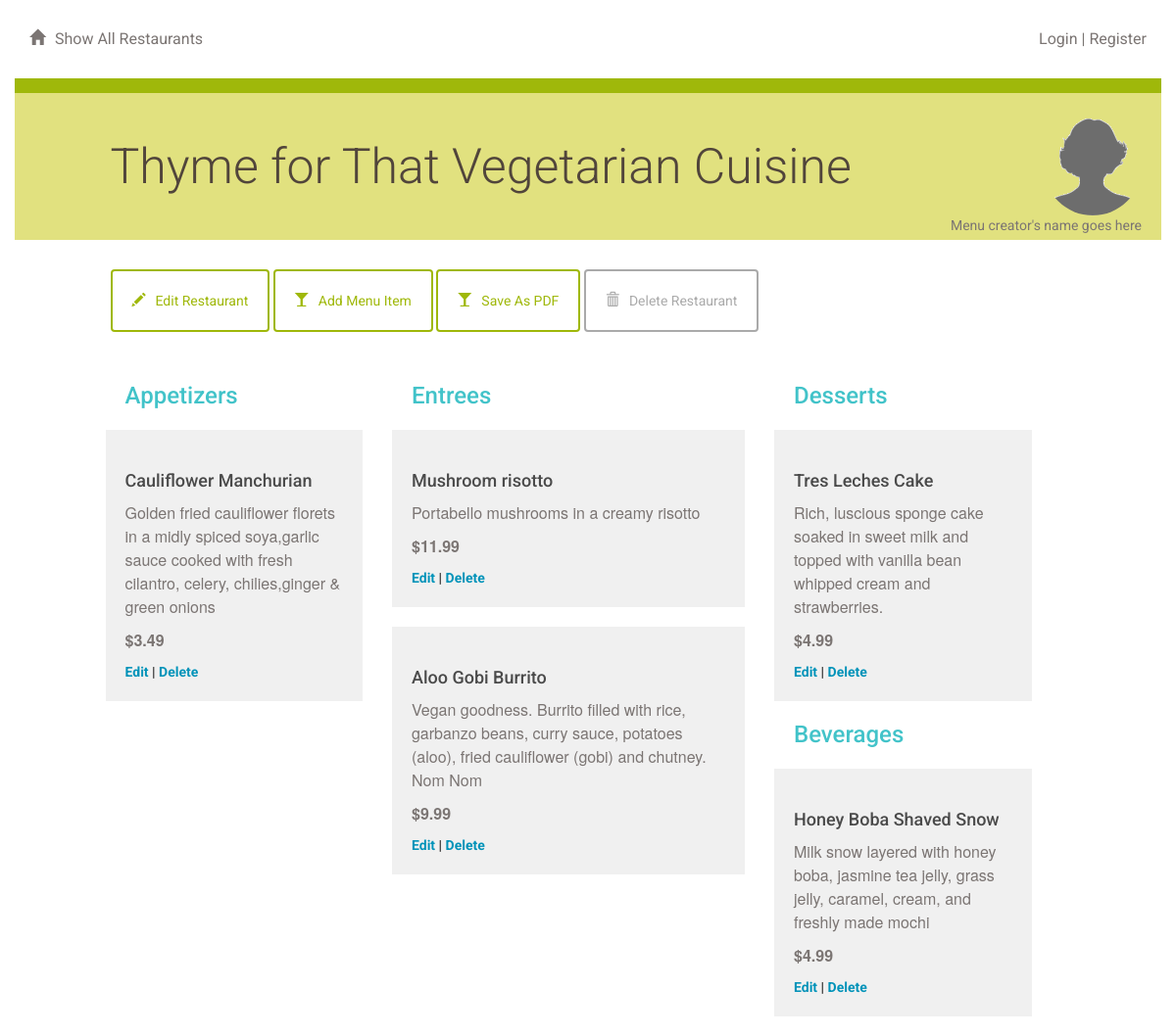
Page /restaurant/4/menu/ on the committed database.
### project/models.py (models this page shows, shortened)
class Restaurant(db.Model):
    id = db.Column(db.Integer, primary_key=True)
    name = db.Column(db.String(250), nullable=False)

class MenuItem(db.Model):
    name = db.Column(db.String(80), nullable=False)
    id = db.Column(db.Integer, primary_key=True)
    description = db.Column(db.String(250))
    price = db.Column(db.String(8))
    course = db.Column(db.String(250))
    restaurant_id = db.Column(db.Integer, db.ForeignKey('restaurant.id'))
    restaurant = db.    relationship(Restaurant)

### project/main.py (the view)
@main.route('/restaurant/<int:restaurant_id>/')
@main.route('/restaurant/<int:restaurant_id>/menu/')
def showMenu(restaurant_id):
    restaurant = db.session.query(Restaurant).filter_by(id=restaurant_id).one()
    items = db.session.query(MenuItem).filter_by(
        restaurant_id=restaurant_id).all()
    return render_template('menu.html', items=items, restaurant=restaurant)

### project/templates/menu.html (shortened to what this page needs)
{% extends "main.html" %}
{% block content %}
{% include "header.html" %}
	<div class="row divider green">
		<div class="col-md-12"></div>
	</div>
	<div class="row banner menu">
		<div class="col-md-11 col-md-offset-1 padding-none">
			<h1>{{ restaurant.name }}
			<figure class="creator">
				<img src="{{ url_for('static', filename='blank_user.gif') }}">
				<figcaption>Menu creator's name goes here</figcaption>
			</figure>
			</h1>
		</div>
	</div>
	<div class="row padding-top padding-bottom">
		<div class="col-md-1"></div>
		<div class="col-md-11 padding-none">
			<a href="{{url_for('main.editRestaurant', restaurant_id = restaurant.id )}}">
				<button class="btn btn-default" id="new-menu-item">
					<span class="glyphicon glyphicon-pencil" aria-hidden="true"></span>Edit Restaurant
				</button>
			</a>
			<a href="{{url_for('main.newMenuItem', restaurant_id = restaurant.id )}}">
				<button class="btn btn-default" id="new-menu-item">
					<span class="glyphicon glyphicon-glass" aria-hidden="true"></span>Add Menu Item
				</button>
			</a>
			<a href="{{url_for('main.print_pdf', restaurant_id=restaurant.id )}}">
				<button class="btn btn-default" id="pdf">
					<span class="glyphicon glyphicon-glass" aria-hidden="true"></span>Save As PDF
				</button>
			</a>
						<a href="{{url_for('main.deleteRestaurant', restaurant_id = restaurant.id )}}">
				<button class="btn btn-default delete" id="delete-restaurant">
					<span class="glyphicon glyphicon-trash" aria-hidden="true"></span>Delete Restaurant
				</button>
			</a>
		</div>
		<div class="col-md-7"></div>
	</div>
	{% if items !=[] %}
		<div class="row">
			<div class="col-md-1"></div>
			<div class="col-md-3">
				<h2>Appetizers</h2>
					{% for i in items %}
						{% if i.course == 'Appetizer' %}
							<div class="menu-item">
								<h3>{{i.name}}</h3>
								<p>{{i.description}}</p>
								<p class="menu-price">{{i.price}}</p>
								<a href='{{url_for('main.editMenuItem', restaurant_id = restaurant.id, menu_id=i.id ) }}'>Edit</a> |
								<a href='{{url_for('main.deleteMenuItem', restaurant_id = restaurant.id, menu_id=i.id ) }}'>Delete</a>
							</div>
						{% endif %}
					{% endfor %}
			</div>
			<div class="col-md-4">
				<h2>Entrees</h2>
					{% for i in items %}
						{% if i.course == 'Entree' %}
						<div class="menu-item">
							<h3>{{i.name}}</h3>
							<p>{{i.description}}</p>
							<p class="menu-price">{{i.price}}</p>
							<a href='{{url_for('main.editMenuItem', restaurant_id = restaurant.id, menu_id=i.id ) }}'>Edit</a> |
							<a href='{{url_for('main.deleteMenuItem', restaurant_id = restaurant.id, menu_id=i.id ) }}'>Delete</a>
						</div>
						{% endif %}
					{% endfor %}
			</div>
			<div class="col-md-3">
				<h2>Desserts</h2>
					{% for i in items %}
						{% if i.course == 'Dessert' %}
						<div class="menu-item">
							<h3>{{i.name}}</h3>
							<p>{{i.description}}</p>
							<p class="menu-price">{{i.price}}</p>
							<a href='{{url_for('main.editMenuItem', restaurant_id = restaurant.id, menu_id=i.id ) }}'>Edit</a> |
							<a href='{{url_for('main.deleteMenuItem', restaurant_id = restaurant.id, menu_id=i.id ) }}'>Delete</a>
						</div>
						{% endif %}
					{% endfor %}
				<h2>Beverages</h2>
					{% for i in items %}
						{% if i.course == 'Beverage' %}
						<div class="menu-item">
							<h3>{{i.name}}</h3>
							<p>{{i.description}}</p>
							<p class="menu-price">{{i.price}}</p>
							<a href='{{url_for('main.editMenuItem', restaurant_id = restaurant.id, menu_id=i.id ) }}'>Edit</a> |
							<a href='{{url_for('main.deleteMenuItem', restaurant_id = restaurant.id, menu_id=i.id ) }}'>Delete</a>
						</div>
						{% endif %}
					{% endfor %}
			</div>
			<div class="col-md-1"></div>
		</div>
	{% endif %}
{% endblock %}

### project/static/styles.css (style rules this page uses)
* { font-family: "Helvetica Neue Bold", Roboto, Helvetica, Arial, sans-serif; font-weight: 700; }
h1 { font-family: "Helvetica Neue Light", Roboto, Helvetica, Arial, sans-serif; font-size: 50px; color: #51453B; line-height: 60px; font-weight: 300; }
h2 { font-size: 24px; color: #42C3C9; line-height: 29px; }
h3 { font-size: 18px; color: #4A4A4A; line-height: 23px; }
p { font-family: "Helvetica Neue", Roboto, Helvetica, Arial, sans-serif; font-size: 16px; color: #7B7573; line-height: 24px; font-weight: 400; }
a { font-size: 14px; color: #0093B9; line-height: 17px; }
.padding-top { padding-top: 30px; }
.padding-bottom { padding-bottom: 30px; }
.padding-none { padding: 0; }
.btn { padding: 20px; margin: 0; border-color: #9FB80A; border-width: 2px; color: #9FB80A;; }
.btn.delete { border-color: #aaaaaa; color: #aaaaaa; }
.glyphicon { margin-right: 10px; }
.divider { height: 15px; }
.divider.green { background-color: #9FB80A; }
.banner.menu { height: 150px; background-color: #E1E17F; }
.banner h1 { margin: 45px 0; }
.menu-item { background: #F0F0F0; padding: 20px; margin: 20px; margin-left: -20px; }
.menu-price { font-weight: 700; }
.creator { padding-right: 20px; margin-top: -20px; text-align: right; float:right; }
.creator img { width: 100px; border-radius: 50%; }
.creator figcaption { font-size: 14px; color: #7B7573; font-weight: 400; margin-top: -20px; }

### rows in the picture
Restaurant: name "Thyme for That Vegetarian Cuisine"
MenuItem: name "Cauliflower Manchurian", description "Golden fried cauliflower florets in a midly spiced soya,garlic sauce cooked with fresh cilantro, celery, chilies,ginger & green onions", price "$3.49"
MenuItem: name "Mushroom risotto", description "Portabello mushrooms in a creamy risotto", price "$11.99"
MenuItem: name "Aloo Gobi Burrito", description "Vegan goodness. Burrito filled with rice, garbanzo beans, curry sauce, potatoes (aloo), fried cauliflower (gobi) and chutney. Nom Nom", price "$9.99"
MenuItem: name "Tres Leches Cake", description "Rich, luscious sponge cake soaked in sweet milk and topped with vanilla bean whipped cream and strawberries.", price "$4.99"
MenuItem: name "Honey Boba Shaved Snow", description "Milk snow layered with honey boba, jasmine tea jelly, grass jelly, caramel, cream, and freshly made mochi", price "$4.99"
